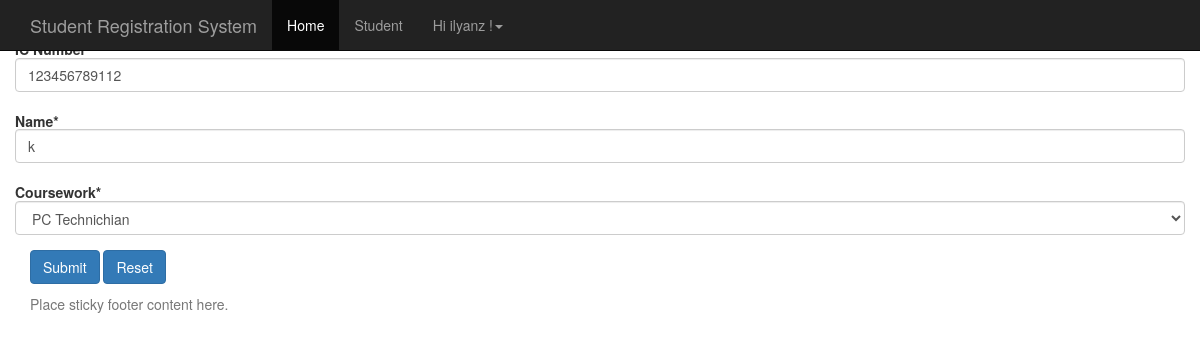
/11/edit (signed in), run on the app's committed database.
### student/models.py (models this page shows, shortened)
class Student(models.Model):
	PROGRAMMING = 'PR'
	NETWORKING = 'NT'
	PCTECH = 'PC'
	COURSE_CHOICES = (
		(PROGRAMMING, 'Programming'),
		(NETWORKING, 'Networking'),
		(PCTECH, 'PC Technichian'),
	)
	icnum = models.CharField('IC Number',max_length=12,unique=True,blank=False,null=False)
	name = models.CharField('Name',max_length=300,blank=False,null=False)
	course = models.CharField('Coursework',max_length=2,choices=COURSE_CHOICES,default=PCTECH)
	createdby = models.ForeignKey('auth.User',on_delete=models.CASCADE)
	created_date = models.DateTimeField('Created Date',auto_now_add=True)

### student/views.py (the view)
# urls.py: url(r'^(?P<pk>\d+)/edit$', views.student_edit, name='student_edit'),
@login_required(login_url='/accounts/login/')
def student_edit(request,pk):
    student = get_object_or_404(Student, pk=pk)
    if request.method == "POST":
        form = StudentForm(request.POST,instance=student)
        if form.is_valid():
            student = form.save(commit=False)
            student.createdby = request.user
            student.save()
            messages.success(request, "Student record with ID: " + str(student.pk) + " has been updated! ")
            return redirect(reverse_lazy('student_detail',kwargs={'pk': student.pk }))
    else:
        form = StudentForm(instance=student)
    return render(request, 'student/student_edit.html', {'form': form})

### student/forms.py (shortened to what this page needs)
class StudentForm(forms.ModelForm):
    def __init__(self, *args, **kwargs):
        super(StudentForm, self).__init__(*args, **kwargs)
        self.helper = FormHelper(self)
        self.helper.form_class = 'form-horizontal'
        self.helper.layout.append(Submit('submit_change', 'Submit', css_class="btn-primary"))
        self.helper.layout.append(HTML('<a class="btn btn-primary" href={% url "student_home" %}>Reset</a>'))
    class Meta:
        model = Student
        fields = ('icnum', 'name', 'course',)

### templates/student/student_edit.html
{% extends 'base.html' %}
{% load crispy_forms_tags %}
{% block content %}
    <h5>Edit Student<h5>
    {% crispy form %}
{% endblock %}

### templates/base.html (shortened to what this page needs)
{% load static %}
{% load i18n %}
<!DOCTYPE html>
<html lang="en">
  <head>
    <link href="http://getbootstrap.com/docs/3.3/dist/css/bootstrap.min.css" rel="stylesheet">
    <link href="http://getbootstrap.com/docs/3.3/assets/css/ie10-viewport-bug-workaround.css" rel="stylesheet">
    <link href="http://getbootstrap.com/docs/3.3/examples/sticky-footer-navbar/sticky-footer-navbar.css" rel="stylesheet">
  </head>
  <body>
    {% block navbar %}
    <nav class="navbar navbar-inverse navbar-fixed-top">
      <div class="container">
        <div class="navbar-header">
          <a class="navbar-brand" href="#">Student Registration System</a>
        </div>
        <div id="navbar" class="collapse navbar-collapse">
          <ul class="nav navbar-nav">
                {% block home_navbar %}
            <li class="active"><a href="/">Home</a></li>
            {% endblock %}
            {% block student_navbar %}
            <li><a href="{% url 'student_home' %}">Student</a></li>
            {% endblock %}
            {% block user_navbar %}
              {% if user.is_authenticated %}
                <li class="dropdown">
                  <a href="#" class="dropdown-toggle" data-toggle="dropdown" role="button" aria-haspopup="true" aria-expanded="false"></span> Hi {{ user.username }} !<span class="caret"></span></a>
                </li>
              {% else %}
                <li><a href="/accounts/login/">Sign In</a></li>
                <li><a href="/accounts/signup/">Sign Up</a></li>
              {% endif %}
            {% endblock %}
          </ul>
        </div>
      </div>
    </nav>
    {% endblock %}
    <div class="container">
      {% block content %}{% endblock %}
    </div>
    {% block footer %}
    <footer class="footer">
      <div class="container">
        <p class="text-muted">Place sticky footer content here.</p>
      </div>
    </footer>
    {% endblock %}
  </body>
</html>

### data on the page
Student: icnum "123456789112", name "k", course "PC Technichian"

### other printed values
{{ user.username }} "ilyanz"
